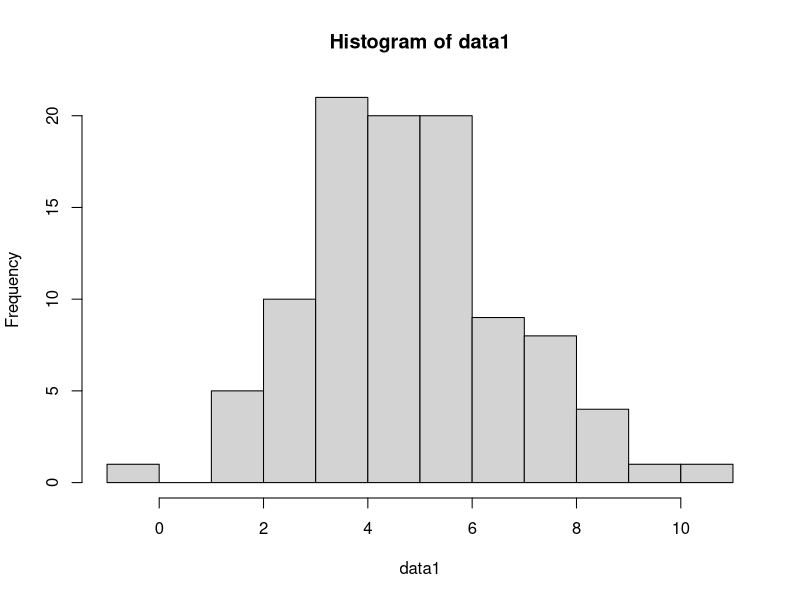
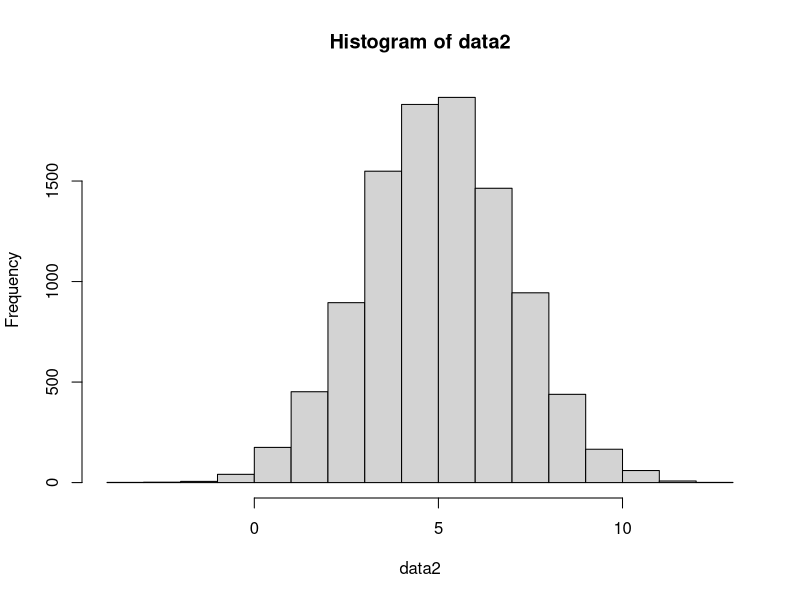

Generate these figures, in order, with R: (Note: this script raises an error after producing the figures.)
setwd("/Users/burrelvannjr/Desktop/hw2")

library(MASS)


# problem 1
data1 <- rnorm(100,5,2)
hist(data1)

data2 <- rnorm(10000,5,2)
hist(data2)


# problem 2
arrests <- USArrests

sample1 <- arrests[sample(1:nrow(arrests), 20,replace=FALSE),]
sample2 <- arrests[sample(1:nrow(arrests), 20,replace=FALSE),]
sample3 <- arrests[sample(1:nrow(arrests), 20,replace=FALSE),]

mean(sample1$Murder)
mean(sample2$Murder)
mean(sample3$Murder)

sd(sample1$Murder)
sd(sample2$Murder)
sd(sample3$Murder)


# problem 3
arrests <- USArrests

mean(arrests$Assault)
sd(arrests$Assault)
(sd(arrests$Assault))/(sqrt(nrow(arrests)))

arrests$assaultz <- (arrests$Assault - mean(arrests$Assault))/(sd(arrests$Assault))

mean(arrests$Assault) - (2.58*((sd(arrests$Assault))/(sqrt(nrow(arrests)))))
mean(arrests$Assault) + (2.58*((sd(arrests$Assault))/(sqrt(nrow(arrests)))))


list(mean(arrests$Assault) - (2.58*((sd(arrests$Assault))/(sqrt(nrow(arrests))))), mean(arrests$Assault) + (2.58*((sd(arrests$Assault))/(sqrt(nrow(arrests))))))






list((mean_mpg-(2.58*se_mpg)),(mean_mpg+(2.58*se_mpg)))




